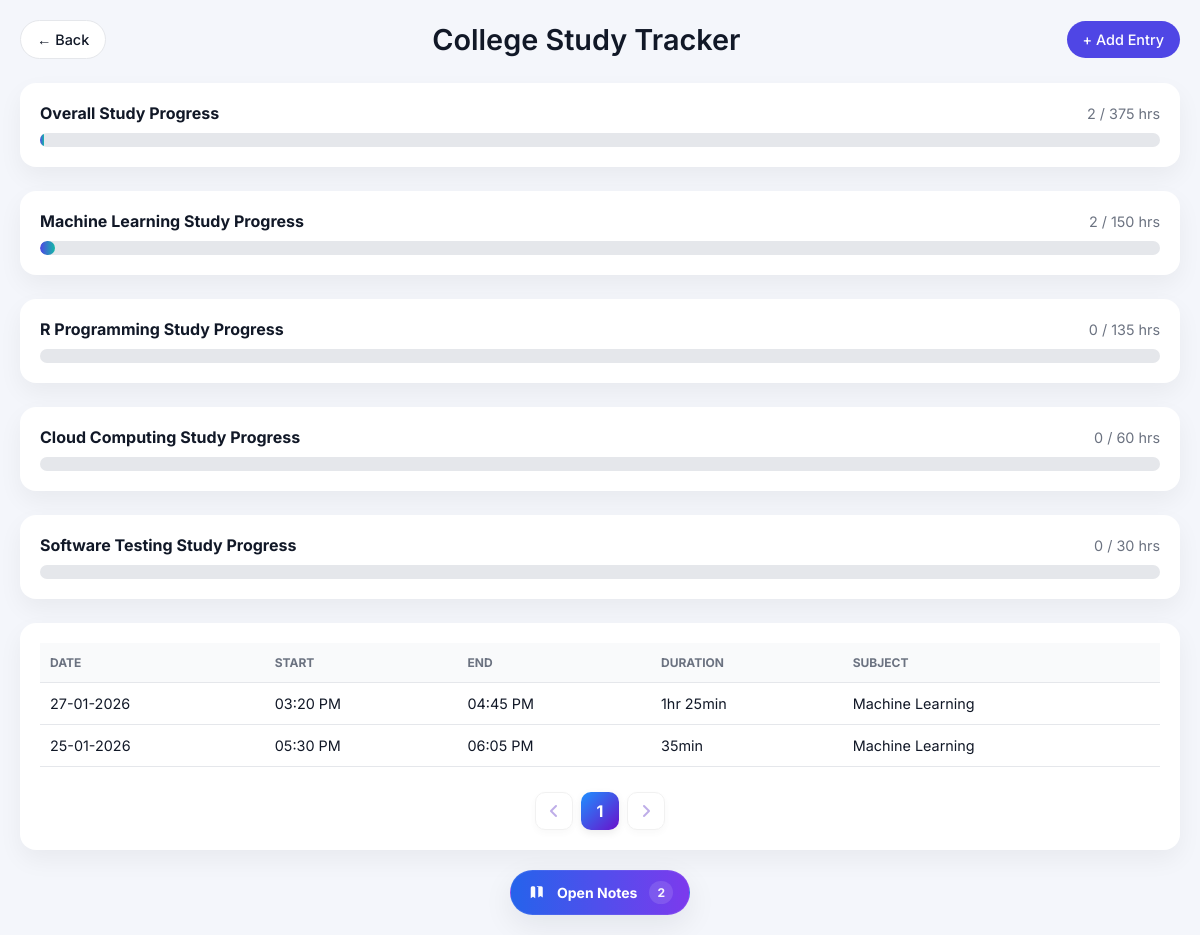
Screenshot of /college-studies/ with the database file from the repository.
### app/models.py (models this page shows)
class college_studies(models.Model):
    date = models.DateField()
    start_time = models.TimeField()
    end_time = models.TimeField()
    duration = models.DurationField()
    subject = models.CharField(max_length=30,choices=[("machine learning","Machine Learning"),("r programming","R Programming"),("cloud computing","Cloud Computing"),("software testing","Software Testing")],null=True,blank=True)
    note = models.TextField()
    @property
    def duration_display(self):
        if not self.duration:
            return None
        seconds = int(self.duration.total_seconds())
        hours = seconds // 3600
        minutes = (seconds % 3600) // 60
        if hours > 0:
            if minutes > 0:
                return f"{hours}hr {minutes}min"
            else:
                return f"{hours}hr"
        return f"{minutes}min"
    class Meta:
        ordering = ['-date']

### app/views.py (the view)
# urls.py: path('college-studies/',college_studies_home,name="college_studies"),
def college_studies_home(request):
    obj = college_studies.objects.order_by('-id','-date')
    page_obj = Paginator(obj,7)
    page_num = request.GET.get('page')
    page_obj = page_obj.get_page(page_num)
    entry_count = obj.count()
    ml = college_studies.objects.filter(subject = "machine learning").aggregate(total_duration=Sum('duration'))
    r = college_studies.objects.filter(subject = "r programming").aggregate(total_duration=Sum('duration'))
    cc = college_studies.objects.filter(subject = "cloud computing").aggregate(total_duration=Sum('duration'))
    st = college_studies.objects.filter(subject = "software testing").aggregate(total_duration=Sum('duration'))
    ml = ml['total_duration']
    r = r['total_duration']
    cc = cc['total_duration']
    st = st['total_duration']
    ml = int(ml.total_seconds()) // 3600 if ml else 0
    r = int(r.total_seconds()) // 3600 if r else 0
    cc = int(cc.total_seconds()) // 3600 if cc else 0
    st = int(st.total_seconds()) // 3600 if st else 0
    overall = (ml + r + cc + st)
    ml_perc = (ml / 150) * 100
    r_prec = (r / 135) * 100
    cc_prec = (cc / 60) * 100
    st_prec = (st / 30) * 100
    overall_prec = ((ml_perc + r_prec + cc_prec + st_prec) / 375) * 100
    context = {
        'ml':ml,
        'r': r,
        'cc':cc,
        'st':st,
        'overall':overall,
        'overall_prec': overall_prec,
        'ml_prec': ml_perc,
        'r_prec':r_prec,
        'cc_prec':cc_prec,
        'st_prec':st_prec,
        'page_obj':page_obj,
        'count':entry_count
    }
    return render(request,"college_studies.html",context=context)

### app/templates/college_studies.html (shortened to what this page needs)
<!DOCTYPE html>
<html lang="en">
<head>
    <link rel="stylesheet" href="https://cdnjs.cloudflare.com/ajax/libs/font-awesome/6.5.0/css/all.min.css">
</head>
<body>
    <div class="container">
        <header>
            <a href="/" class="btn secondary">← Back</a>
            <div class="title">College Study Tracker</div>
            <a href="/college-studies/entry/" class="btn">+ Add Entry</a>
        </header>
        <section class="progress-card">
            <div class="progress-header">
                <strong>Overall Study Progress</strong>
                <span>{{overall}} / 375 hrs</span>
            </div>
            <div class="progress-bar">
                <div class="progress-fill overall"></div>
            </div>
        </section>
        <section class="progress-card">
            <div class="progress-header">
                <strong>Machine Learning Study Progress</strong>
                <span>{{ml}} / 150 hrs</span>
            </div>
            <div class="progress-bar">
                <div class="progress-fill ml"></div>
            </div>
        </section>
        <section class="progress-card">
            <div class="progress-header">
                <strong>R Programming Study Progress</strong>
                <span>{{r}} / 135 hrs</span>
            </div>
            <div class="progress-bar">
            </div>
        </section>
        <section class="progress-card">
            <div class="progress-header">
                <strong>Cloud Computing Study Progress</strong>
                <span>{{cc}} / 60 hrs</span>
            </div>
            <div class="progress-bar">
            </div>
        </section>
        <section class="progress-card">
            <div class="progress-header">
                <strong>Software Testing Study Progress</strong>
                <span>{{st}} / 30 hrs</span>
            </div>
            <div class="progress-bar">
            </div>
        </section>
        <section class="table-card">
            <table>
                <thead>
                    <tr>
                        <th>Date</th>
                        <th>Start</th>
                        <th>End</th>
                        <th>Duration</th>
                        <th>Subject</th>
                    </tr>
                </thead>
                <tbody>
                    {% for i in page_obj %}
                    <tr>
                        <td data-label="Date">{{i.date|date:"j-m-Y"}}</td>
                        <td data-label="Start">{{i.start_time|date:"h:i A"}}</td>
                        <td data-label="End">{{i.end_time|date:"h:i A"}}</td>
                        <td data-label="Duration">{{i.duration_display}}</td>
                        <td data-label="Subject">{{i.subject|title}}</td>
                    </tr>
                    {% endfor %}
                </tbody>
            </table>
            <div class="pagination-wrapper">
                {% if page_obj.has_previous %}
                <a href="?page={{page_obj.previous_page_number}}" class="page-btn">
                    <i class="fa-solid fa-angle-left"></i>
                </a>
                {% else %}
                <a href="#" class="page-btn disabled ">
                    <i class="fa-solid fa-angle-left"></i>
                </a>
                {% endif %}
                {% for i in page_obj.paginator.page_range %}
                <a href="?page={{i}}" class="page-btn {% if i == page_obj.number %}active{% endif %}">{{i}}</a>
                {% endfor %}
                {% if page_obj.has_next %}
                <a href="?page={{page_obj.next_page_number}}" class="page-btn">
                    <i class="fa-solid fa-angle-right"></i>
                </a>
                {% else %}
                <a href="#" class="page-btn disabled">
                    <i class="fa-solid fa-angle-right"></i>
                </a>
                {% endif %}
            </div>
        </section>
    </div>
  <footer class="dashboard-header" role="banner">
    <a class="btn-notes" href="/college-studies/notes/" role="button" aria-label="Open Notes page">
      <svg viewBox="0 0 24 24" aria-hidden="true" focusable="false">
        <path d="M7 3a2 2 0 0 0-2 2v14l3-2 3 2V5a2 2 0 0 0-2-2H7zm8 0h-1.5a.5.5 0 0 0 0 1H15v14l3-2 3 2V5a2 2 0 0 0-2-2h-3z"/>
      </svg>
      <span class="btn-label">Open Notes</span>
      <span class="badge">{{count}}</span>
    </a>
</footer>
</body>
</html>

### rows the page displays
college_studies: date "27-01-2026", start_time "03:20 PM", end_time "04:45 PM", duration_display "1hr 25min", subject "Machine Learning"
college_studies: date "25-01-2026", start_time "05:30 PM", end_time "06:05 PM", duration_display "35min", subject "Machine Learning"

### other values shown
{{ overall }} "2"
{{ ml }} "2"
{{ r }} "0"
{{ cc }} "0"
{{ st }} "0"
{{ i }} "1"
{{ count }} "2"
